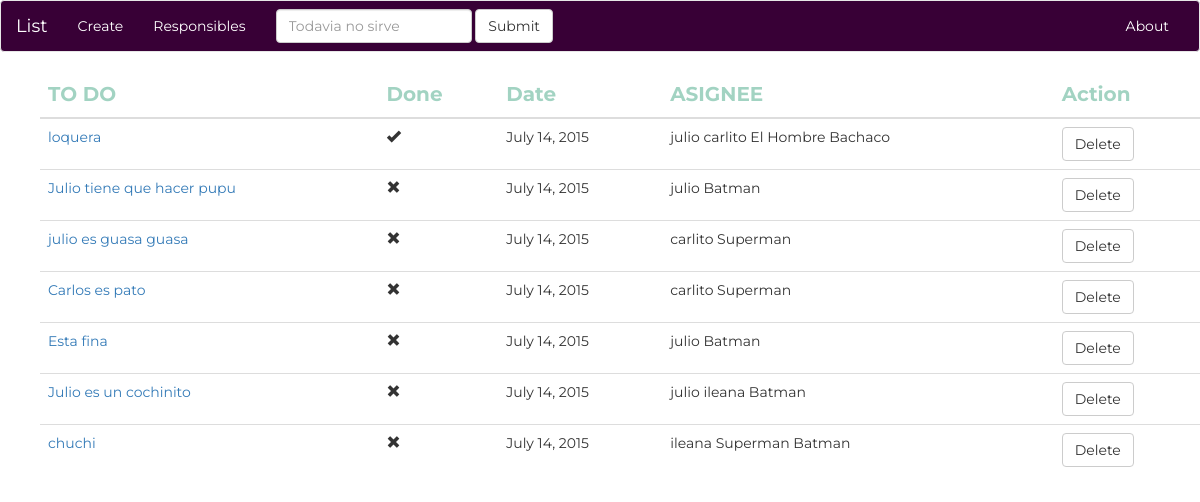
The page /home/list on the database as committed earlier.
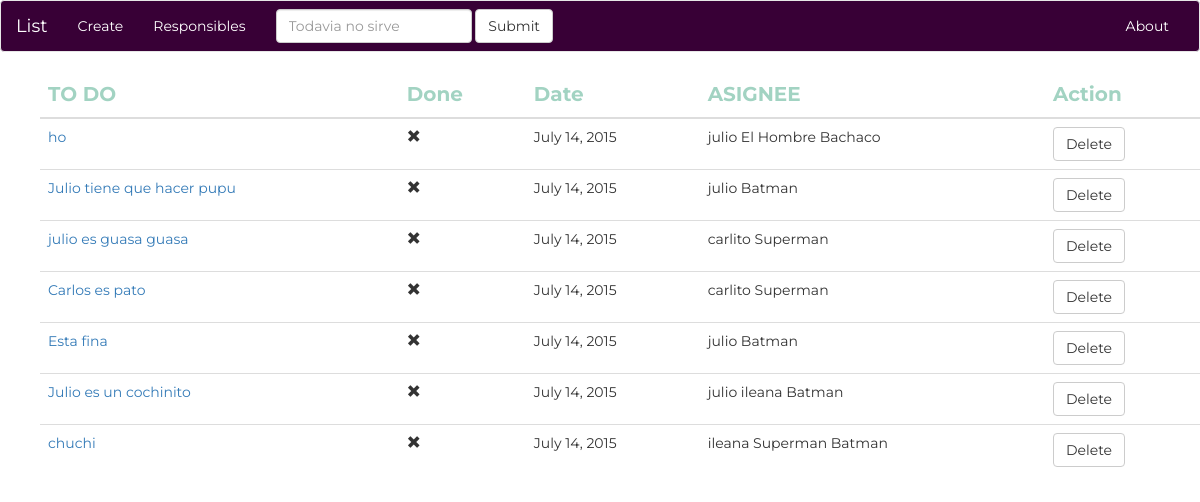
The same page on the database as committed later.
### playing_app/models.py (models this page shows, shortened)
class Todo(models.Model):
    todo_text = models.CharField(max_length = 200)
    todo_done = models.BooleanField()
    todo_created = models.DateField()
    todo_responsibles = models.ManyToManyField(Responsible)

class Responsible(models.Model):
    responsible_name = models.CharField(max_length = 200)

### playing_app/views.py (the view)
def todo_list_view(request):
    todos = Todo.objects.all()
    context = {"todos": todos}
    return render(request, "playing_app/todo_template.html",context)

### playing_app/templates/playing_app/todo_template.html (shortened to what this page needs)
<!DOCTYPE html>
<html>
<head>
  <link rel="stylesheet" href="https://maxcdn.bootstrapcdn.com/bootstrap/3.3.5/css/bootstrap.min.css">
  {% load staticfiles %}
  <link rel="stylesheet" type="text/css" href="{% static 'playing_app/style.css' %}" />
</head>
<body>
<nav class="navbar navbar-default barra">
  <div class="container-fluid">
    <div class="navbar-header">
      <a class="navbar-brand" href="{% url 'list' %}">List</a>
    </div>
    <div class="collapse navbar-collapse" id="bs-example-navbar-collapse-1">
      <ul class="nav navbar-nav">
        <li><a href="{% url 'create' %}">Create</a></li>
      </ul>
      <ul class="nav navbar-nav">
        <li><a href="{% url 'responsible' %}">Responsibles</a></li>
      </ul>
      <form class="navbar-form navbar-left" role="search">
        <div class="form-group">
          <input type="text" class="form-control" placeholder="Todavia no sirve">
        </div>
        <button type="submit" class="btn btn-default">Submit</button>
      </form>
      <ul class="nav navbar-nav navbar-right">
        <li><a href="#">About</a></li>
      </ul>
    </div>
  </div>
</nav>
{% block content %}
<ul>
  <table class="table table-hover">
  <thead>
    <th>TO DO</th>
    <th>Done</th>
    <th>Date</th>
    <th>ASIGNEE</th>
    <th>Action</th>
  </thead>
  {% for todo in todos %}
  <tr>
      <td> <a href="{% url 'edit' %}?id={{todo.id}}">{{todo.todo_text}} </a></td>
      {%if todo.todo_done%}
        <td><span class="glyphicon glyphicon-ok" aria-hidden="true"></span></td>
      {%else%}
        <td><span class="glyphicon glyphicon-remove" aria-hidden="true"></span></td>
      {%endif%}
      <td>{{todo.todo_created}}</td>
      <td>
      {% if todo.todo_responsibles.all%}
        {%for responsible in todo.todo_responsibles.all%}
        {{responsible.responsible_name}}
        {%endfor%}
      {%else%}
      None
      {%endif%}
      </td>
      <td><form action="{% url 'delete' %}" method="POST" > <input type="hidden" name="id" value={{todo.id}}> {% csrf_token %}<button class="btn btn-default" type = "submit" >Delete</button></form></td>
  </tr>
{% endfor %}
</table>
</ul>
{% endblock %}
</body>
</html>

Rows that differ between the two databases and show on the page:
changed Todo (number 1 of 7 on the later page): todo_text "loquera" → "ho"; todo_done True → False (drawn); loses Responsible (responsible_name "carlito")
